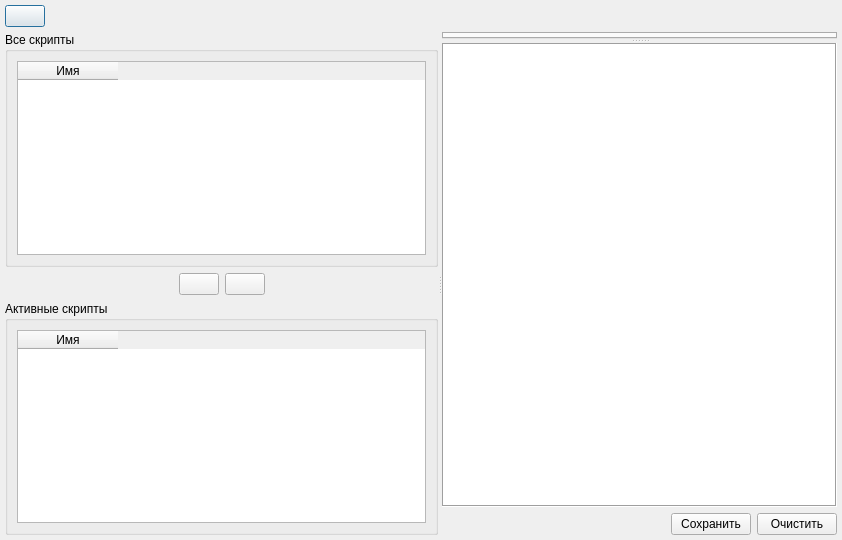
<?xml version="1.0" encoding="UTF-8"?>
<ui version="4.0">
 <class>ScriptDialog</class>
 <widget class="QDialog" name="ScriptDialog">
  <property name="geometry">
   <rect>
    <x>0</x>
    <y>0</y>
    <width>842</width>
    <height>540</height>
   </rect>
  </property>
  <property name="windowTitle">
   <string>Пользовательские скрипты</string>
  </property>
  <layout class="QVBoxLayout" name="verticalLayout_5">
   <property name="spacing">
    <number>5</number>
   </property>
   <property name="leftMargin">
    <number>5</number>
   </property>
   <property name="topMargin">
    <number>5</number>
   </property>
   <property name="rightMargin">
    <number>5</number>
   </property>
   <property name="bottomMargin">
    <number>5</number>
   </property>
   <item>
    <layout class="QHBoxLayout" name="horizontalLayout_3">
     <item>
      <widget class="QPushButton" name="btnNewScript">
       <property name="toolTip">
        <string>Создать скрипт</string>
       </property>
       <property name="text">
        <string/>
       </property>
       <property name="icon">
        <iconset resource="../resources/script_dialog_resource.qrc">
         <normaloff>:/SVScript/images/add.png</normaloff>:/SVScript/images/add.png</iconset>
       </property>
       <property name="iconSize">
        <size>
         <width>30</width>
         <height>30</height>
        </size>
       </property>
      </widget>
     </item>
     <item>
      <spacer name="horizontalSpacer_4">
       <property name="orientation">
        <enum>Qt::Horizontal</enum>
       </property>
       <property name="sizeHint" stdset="0">
        <size>
         <width>40</width>
         <height>20</height>
        </size>
       </property>
      </spacer>
     </item>
    </layout>
   </item>
   <item>
    <widget class="QSplitter" name="splitter">
     <property name="orientation">
      <enum>Qt::Horizontal</enum>
     </property>
     <widget class="QWidget" name="layoutWidget1">
      <layout class="QVBoxLayout" name="verticalLayout_3">
       <item>
        <widget class="QGroupBox" name="groupBox_2">
         <property name="title">
          <string>Все скрипты</string>
         </property>
         <layout class="QVBoxLayout" name="verticalLayout_2">
          <item>
           <widget class="QTableWidget" name="tblScripts">
            <column>
             <property name="text">
              <string>Имя</string>
             </property>
            </column>
           </widget>
          </item>
         </layout>
        </widget>
       </item>
       <item>
        <layout class="QHBoxLayout" name="horizontalLayout">
         <item>
          <spacer name="horizontalSpacer_2">
           <property name="orientation">
            <enum>Qt::Horizontal</enum>
           </property>
           <property name="sizeHint" stdset="0">
            <size>
             <width>40</width>
             <height>20</height>
            </size>
           </property>
          </spacer>
         </item>
         <item>
          <widget class="QPushButton" name="btnSetActive">
           <property name="toolTip">
            <string>Добавить в активные</string>
           </property>
           <property name="text">
            <string/>
           </property>
           <property name="icon">
            <iconset resource="../resources/script_dialog_resource.qrc">
             <normaloff>:/SVScript/images/arrow-dn.png</normaloff>:/SVScript/images/arrow-dn.png</iconset>
           </property>
           <property name="iconSize">
            <size>
             <width>30</width>
             <height>30</height>
            </size>
           </property>
          </widget>
         </item>
         <item>
          <widget class="QPushButton" name="btnResetActive">
           <property name="toolTip">
            <string>Удалить из активных</string>
           </property>
           <property name="text">
            <string/>
           </property>
           <property name="icon">
            <iconset resource="../resources/script_dialog_resource.qrc">
             <normaloff>:/SVScript/images/arrow-up.png</normaloff>:/SVScript/images/arrow-up.png</iconset>
           </property>
           <property name="iconSize">
            <size>
             <width>30</width>
             <height>30</height>
            </size>
           </property>
          </widget>
         </item>
         <item>
          <spacer name="horizontalSpacer_3">
           <property name="orientation">
            <enum>Qt::Horizontal</enum>
           </property>
           <property name="sizeHint" stdset="0">
            <size>
             <width>40</width>
             <height>20</height>
            </size>
           </property>
          </spacer>
         </item>
        </layout>
       </item>
       <item>
        <widget class="QGroupBox" name="groupBox">
         <property name="title">
          <string>Активные скрипты</string>
         </property>
         <layout class="QVBoxLayout" name="verticalLayout">
          <item>
           <widget class="QTableWidget" name="tblActiveScripts">
            <column>
             <property name="text">
              <string>Имя</string>
             </property>
            </column>
           </widget>
          </item>
         </layout>
        </widget>
       </item>
      </layout>
     </widget>
     <widget class="QWidget" name="layoutWidget">
      <layout class="QVBoxLayout" name="verticalLayout_4">
       <item>
        <widget class="QSplitter" name="splitter_2">
         <property name="orientation">
          <enum>Qt::Vertical</enum>
         </property>
         <widget class="QTabWidget" name="tabWidget">
          <property name="currentIndex">
           <number>-1</number>
          </property>
          <property name="documentMode">
           <bool>false</bool>
          </property>
          <property name="tabsClosable">
           <bool>true</bool>
          </property>
          <property name="movable">
           <bool>false</bool>
          </property>
          <property name="tabBarAutoHide">
           <bool>false</bool>
          </property>
         </widget>
         <widget class="QTextEdit" name="txtStatusMess">
          <property name="frameShape">
           <enum>QFrame::Box</enum>
          </property>
         </widget>
        </widget>
       </item>
       <item>
        <layout class="QHBoxLayout" name="horizontalLayout_2">
         <item>
          <spacer name="horizontalSpacer">
           <property name="orientation">
            <enum>Qt::Horizontal</enum>
           </property>
           <property name="sizeHint" stdset="0">
            <size>
             <width>40</width>
             <height>20</height>
            </size>
           </property>
          </spacer>
         </item>
         <item>
          <widget class="QLabel" name="lbChange">
           <property name="text">
            <string/>
           </property>
          </widget>
         </item>
         <item>
          <widget class="QPushButton" name="btnSave">
           <property name="toolTip">
            <string>CTRL + S</string>
           </property>
           <property name="text">
            <string>Сохранить</string>
           </property>
           <property name="shortcut">
            <string>Ctrl+S</string>
           </property>
          </widget>
         </item>
         <item>
          <widget class="QPushButton" name="btnClear">
           <property name="toolTip">
            <string>CTRL + D</string>
           </property>
           <property name="text">
            <string>Очистить</string>
           </property>
           <property name="shortcut">
            <string>Ctrl+D</string>
           </property>
          </widget>
         </item>
        </layout>
       </item>
      </layout>
     </widget>
    </widget>
   </item>
  </layout>
 </widget>
 <resources>
  <include location="../resources/script_dialog_resource.qrc"/>
 </resources>
 <connections/>
</ui>
